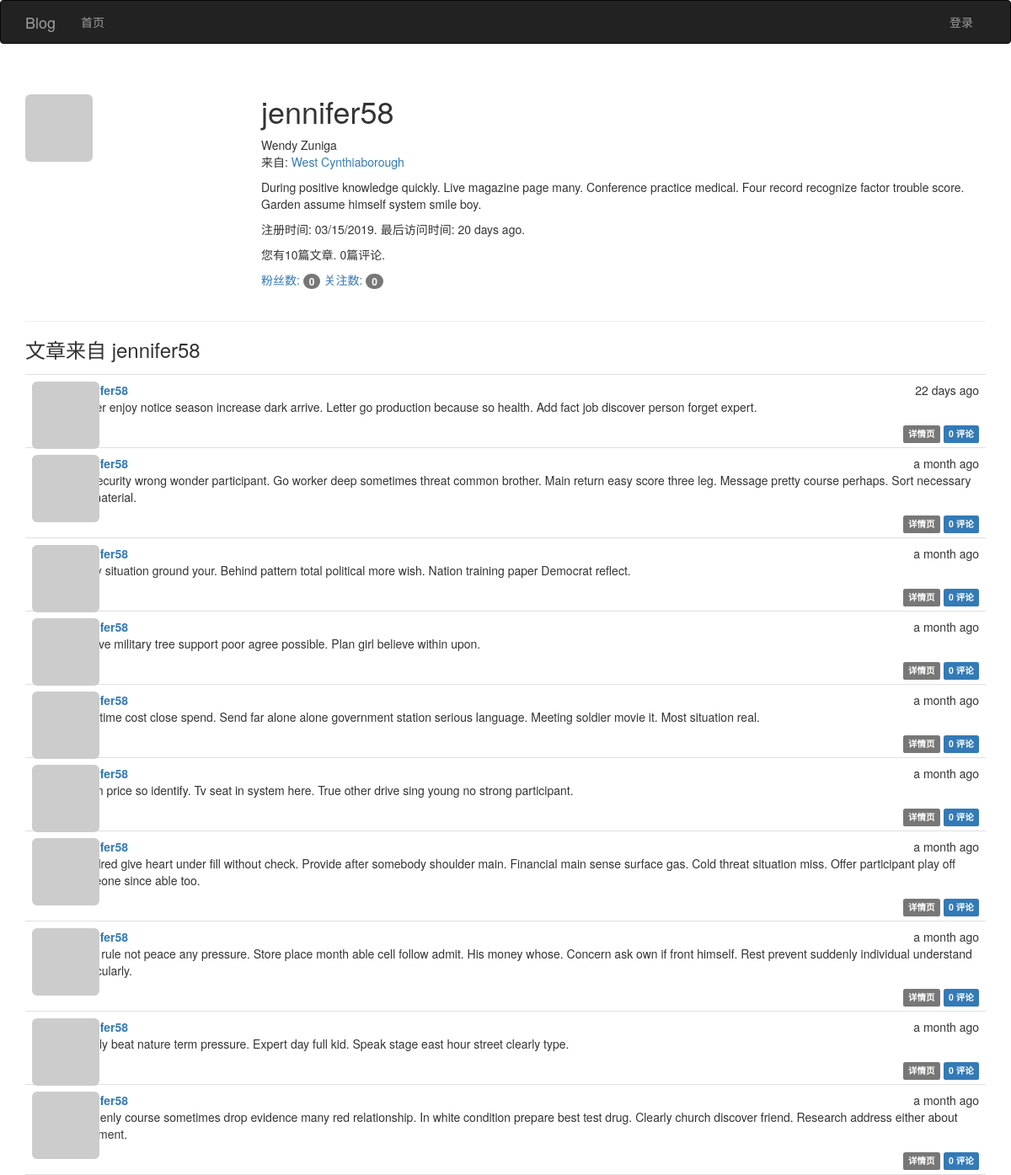
Screenshot of /user/jennifer58 with the database file from the repository.
### app/models.py (models this page shows, shortened)
class User(UserMixin, db.Model):
    __tablename__ = 'users'
    id = db.Column(db.Integer, primary_key=True)
    email = db.Column(db.String(64), unique=True)
    username = db.Column(db.String(64), unique=True, index=True)
    password_hash = db.Column(db.String(128))
    role_id = db.Column(db.Integer, db.ForeignKey('roles.id'))
    confirmed = db.Column(db.Boolean, default=False)
    name = db.Column(db.String(64))
    location = db.Column(db.String(64))
    about_me = db.Column(db.Text())
    member_since = db.Column(db.DateTime(), default=datetime.utcnow)
    last_seen = db.Column(db.DateTime(), default=datetime.utcnow)
    avatar_hash = db.Column(db.String(32))
    articles = db.relationship('Article', backref='author', lazy='dynamic')
    followed = db.relationship('Follow',
                               foreign_keys=[Follow.follower_id],
                               backref=db.backref('follower', lazy='joined'),
                               lazy='dynamic',
                               cascade='all, delete-orphan')
    followers = db.relationship('Follow',
                                foreign_keys=[Follow.followed_id],
                                backref=db.backref('followed', lazy='joined'),
                                lazy='dynamic',
                                cascade='all, delete-orphan')
    comments = db.relationship('Comment', backref='author', lazy='dynamic')
    @property
    def password(self):
        """密码生成哈希值就无法还原"""
        raise AttributeError('密码没有可读的属性')
    def gravatar(self, size=100, default='identicon', rating='g'):
        url = 'https://www.gravatar.com/avatar'
        hash = self.avatar_hash or self.gravatar_hash()
        u = '{url}/{hash}?s={size}&d={default}&r={rating}'.format(
            url=url, hash=hash, size=size, default=default, rating=rating)
        return u

class Article(db.Model):
    __tablename__ = 'articles'
    id = db.Column(db.Integer, primary_key=True)
    body = db.Column(db.Text)
    body_html = db.Column(db.Text)
    timestamp = db.Column(db.DateTime, index=True, default=datetime.utcnow)
    author_id = db.Column(db.Integer, db.ForeignKey('users.id'))
    comments = db.relationship('Comment', backref='article', lazy='dynamic')

### app/main/views.py (the view)
class Users(MethodView):
    def get(self, username):
        user = User.query.filter_by(username=username).first_or_404()
        articles = user.articles.order_by(Article.timestamp.desc()).all()
        return render_template('user.html', user=user, articles=articles)

### app/auth/views.py (called while the page is built)
@auth.before_app_request
def before_request():
    if current_user.is_authenticated:
        current_user.ping()
        if not current_user.confirmed \
                and request.blueprint != 'auth' \
                and request.endpoint != 'static':
            return redirect(url_for('auth.unconfirmed'))

### app/main/__init__.py (called while the page is built)
@main.app_context_processor
def inject_permissions():
    return dict(Permission=Permission)

### app/main/views.py (called while the page is built)
@main.after_app_request
def after_request(response):
    for query in get_debug_queries():
        if query.duration >= current_app.config['FLASK_SLOW_DB_QUERY_TIME']:
            current_app.logger.warning(
                'SQL语句查询慢: %s\n参数: %s\n时长: %fs\n上下文: %s\n'
                % (query.statement, query.parameters, query.duration,
                   query.context))
    return response

### app/models.py (called while the page is built)
    def can(self, permissions):
        return False

    def is_administrator(self):
        return False

### app/templates/user.html (shortened to what this page needs)
{% extends "base.html" %}
{% block page_content %}
<div class="page-header">
    <img class="img-rounded profile-thumbnail" src="{{ user.gravatar(size=256) }}">
    <div class="profile-header">
        <h1>{{ user.username }}</h1>
        {% if user.name or user.location %}
        <p>
            {% if user.name %}{{ user.name }}<br>{% endif %}
            {% if user.location %}
                来自: <a href="http://maps.google.com/?q={{ user.location }}">{{ user.location }}</a><br>
            {% endif %}
        </p>
        {% endif %}
        {% if user.about_me %}<p>{{ user.about_me }}</p>{% endif %}
        <p>注册时间: {{ moment(user.member_since).format('L') }}. 最后访问时间: {{ moment(user.last_seen).fromNow() }}.</p>
        <p>您有{{ user.articles.count() }}篇文章. {{ user.comments.count() }}篇评论.</p>
        <p>
            <a href="{{ url_for('.followers', username=user.username) }}">粉丝数: <span class="badge">{{ user.followers.count() - 1}}</span></a>
            <a href="{{ url_for('.followed_by', username=user.username) }}">关注数: <span class="badge">{{ user.followed.count() - 1}}</span></a>
        </p>
    </div>
</div>
<h3>文章来自 {{ user.username }}</h3>
{% include '_articles.html' %}
{% endblock %}

### app/templates/_articles.html (shortened to what this page needs)
<ul class="articles">
    {% for article in articles %}
    <li class="article">
        <div class="article-thumbnail">
            <a href="{{ url_for('main.user', username=article.author.username) }}">
                <img class="img-rounded profile-thumbnail" src="{{ article.author.gravatar(size=40) }}">
            </a>
        </div>
        <div class="article-content">
            <div class="article-date">{{ moment(article.timestamp).fromNow() }}</div>
            <div class="article-author"><a href="{{ url_for('main.user', username=article.author.username) }}">{{ article.author.username }}</a></div>
             <div class="article-body">
                {% if article.body_html %}
                    {{ article.body_html | safe }}
                {% else %}
                    {{ article.body }}
                {% endif %}
            </div>
        <div class="article-footer">
            <a href="{{ url_for('main.article', id=article.id) }}">
                <span class="label label-default">详情页</span>
            </a>
            <a href="{{ url_for('.article', id=article.id) }}#comments">
                <span class="label label-primary">{{ article.comments.count() }} 评论</span>
            </a>
        </div>
        </div>
    </li>
    {% endfor %}
</ul>

### app/static/css/styles.css (style rules this page uses)
.profile-thumbnail { position: absolute; }
.profile-header { min-height: 260px; margin-left: 280px; }
ul.articles { list-style-type: none; padding: 0px; margin: 16px 0px 0px 0px; border-top: 1px solid #e0e0e0; }
ul.articles li.article { padding: 8px; border-bottom: 1px solid #e0e0e0; }
div.article-date { float: right; }
div.article-author { font-weight: bold; }
div.article-thumbnail { position: absolute; }
div.article-content { margin-left: 48px; min-height: 48px; }
div.article-footer { text-align: right; }

### rows the page displays
User: username "jennifer58", name "Wendy Zuniga", location "West Cynthiaborough", about_me "During positive knowledge quickly. Live magazine page many. Conference practice medical. Four record recognize factor trouble score. Garden assume himself system smile boy.", member_since "03/15/2019", last_seen "20 days ago"
Article: timestamp "22 days ago", author.username "jennifer58", body_html "Father enjoy notice season increase dark arrive. Letter go production because so health. Add fact job discover person forget expert.", comments.count "0"
Article: timestamp "a month ago", author.username "jennifer58", body_html "Ok security wrong wonder participant. Go worker deep sometimes threat common brother. Main return easy score three leg. Message pretty course perhaps. Sort necessary cut material.", comments.count "0"
Article: timestamp "a month ago", author.username "jennifer58", body_html "Enjoy situation ground your. Behind pattern total political more wish. Nation training paper Democrat reflect.", comments.count "0"
Article: timestamp "a month ago", author.username "jennifer58", body_html "Believe military tree support poor agree possible. Plan girl believe within upon.", comments.count "0"
Article: timestamp "a month ago", author.username "jennifer58", body_html "Very time cost close spend. Send far alone alone government station serious language. Meeting soldier movie it. Most situation real.", comments.count "0"
Article: timestamp "a month ago", author.username "jennifer58", body_html "Seem price so identify. Tv seat in system here. True other drive sing young no strong participant.", comments.count "0"
Article: timestamp "a month ago", author.username "jennifer58", body_html "Hundred give heart under fill without check. Provide after somebody shoulder main. Financial main sense surface gas. Cold threat situation miss. Offer participant play off someone since able too.", comments.count "0"
Article: timestamp "a month ago", author.username "jennifer58", body_html "Mind rule not peace any pressure. Store place month able cell follow admit. His money whose. Concern ask own if front himself. Rest prevent suddenly individual understand particularly.", comments.count "0"
Article: timestamp "a month ago", author.username "jennifer58", body_html "Simply beat nature term pressure. Expert day full kid. Speak stage east hour street clearly type.", comments.count "0"
Article: timestamp "a month ago", author.username "jennifer58", body_html "Suddenly course sometimes drop evidence many red relationship. In white condition prepare best test drug. Clearly church discover friend. Research address either about statement.", comments.count "0"

### other values shown
{{ user.articles.count() }} "10"
{{ user.comments.count() }} "0"
{{ user.followers.count() - 1 }} "0"
{{ user.followed.count() - 1 }} "0"
